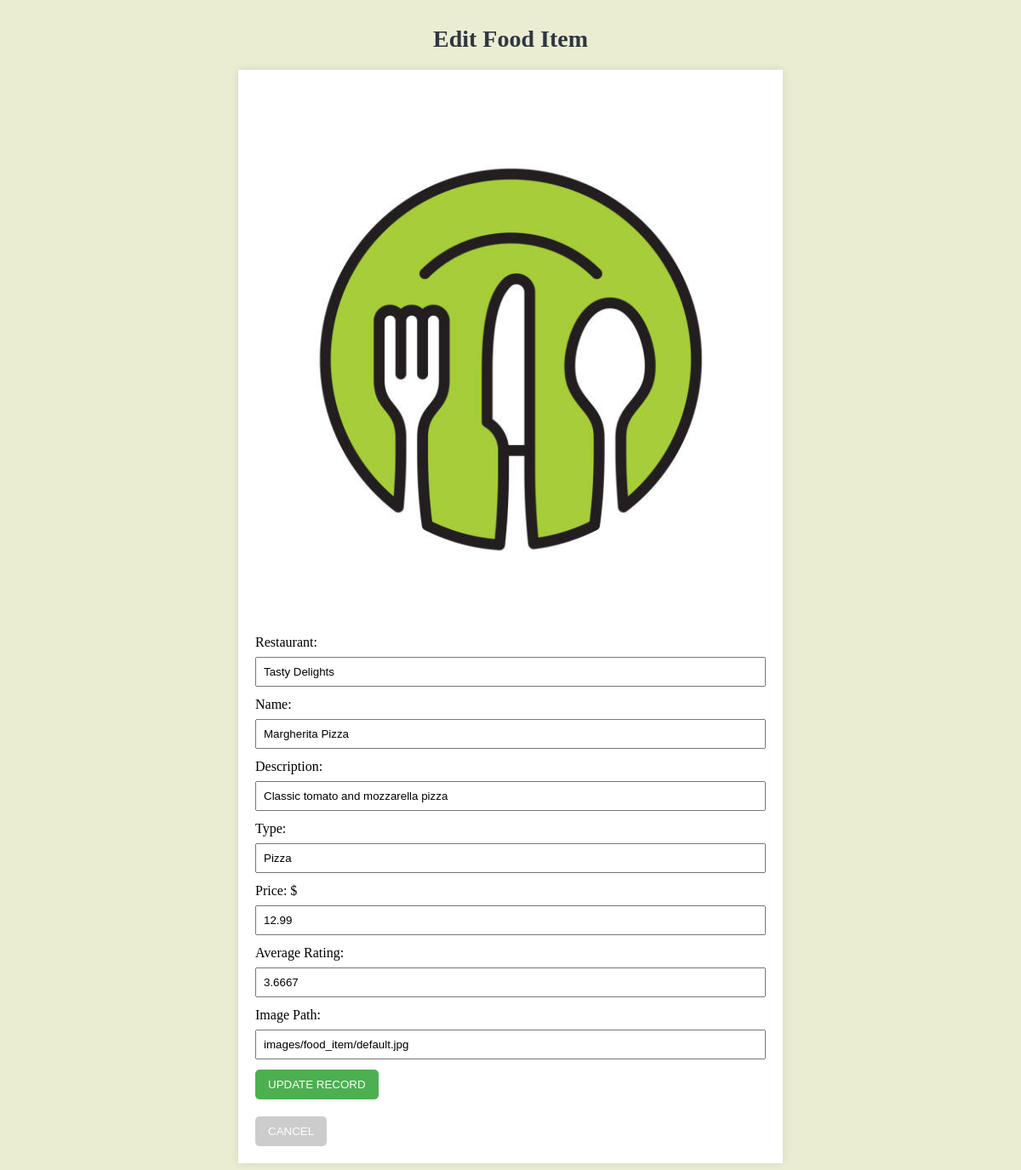
The app's page /food/food-update.php?food_item_id=1 with its own data.
### tables this page shows
CREATE TABLE `food_item` (
  `food_item_id` int(11) NOT NULL,
  `restaurant_id` int(11) NOT NULL,
  `name` varchar(255) NOT NULL,
  `description` text,
  `type` varchar(50) NOT NULL,
  `price` decimal(8,2) NOT NULL,
  `photo` varchar(255) DEFAULT NULL
);

CREATE TABLE `restaurant` (
  `restaurant_id` int(11) NOT NULL,
  `name` varchar(255) NOT NULL,
  `type` varchar(50) NOT NULL,
  `description` text,
  `address` varchar(255) NOT NULL,
  `phone` varchar(20) DEFAULT NULL,
  `website` varchar(255) DEFAULT NULL,
  `email` varchar(255) DEFAULT NULL,
  `photo` varchar(255) DEFAULT NULL,
  `user_id` int(11) DEFAULT NULL,
  `owner_name` varchar(255) DEFAULT NULL
);

### food/food-update.php (the view, shortened to what this page needs)
<!DOCTYPE html>
<html lang="en">
<head>
</head>
<body>
	<header>
        <h1>Edit Food Item</h1>
    </header>
<?php
require_once '../db/login.php';
$conn = new mysqli($hn, $un, $pw, $db);
if (isset($_GET['food_item_id'])) {
    $food_item_id = $_GET['food_item_id'];
    $query = "SELECT f.food_item_id, f.restaurant_id, f.name, rest.name AS 'r_name', f.description, f.type, f.price, f.photo, AVG(r.rating) AS 'rating' FROM food_item as f LEFT JOIN review as r ON f.food_item_id = r.food_item_id join restaurant as rest on f.restaurant_id = rest.restaurant_id
	WHERE f.food_item_id=$food_item_id
	GROUP BY food_item_id, restaurant_id, name, description, type, price, photo, r_name; ";
    $result = $conn->query($query);
    $rows = $result->num_rows;
    ?>
    <div class="container">
        <?php
        for ($j = 0; $j < $rows; $j++) {
            $row = $result->fetch_array(MYSQLI_ASSOC);
            $photo = $row['photo'];
            ?>
            <form action='food-update.php' method='post'>
                <img src='<?php echo $photo; ?>' alt='Food Item Photo'>
				<label for="r_name">Restaurant:</label>
                <input type='text' name='r_name' value='<?php echo $row['r_name']; ?>' readonly>
                <label for="name">Name:</label>
                <input type='text' name='name' value='<?php echo $row['name']; ?>' required>
                <label for="description">Description:</label>
                <input type='text' name='description' value='<?php echo $row['description']; ?>' required>
                <label for="type">Type:</label>
                <input type='text' name='type' value='<?php echo $row['type']; ?>' required>
                <label for="price">Price: $</label>
                <input type='number' name='price' value='<?php echo $row['price']; ?>' required>
				<label for="rating">Average Rating:</label>
                <input type='number' name='rating' value='<?php echo $row['rating']; ?>' required readonly>
                <label for="photo">Image Path:</label>
                <input type='text' name='photo' value='<?php echo $photo; ?>' required>
                <button type='submit' class='btn'>UPDATE RECORD</button>
            </form>
            <form action='food-details.php?food_item_id=<?php echo $row['food_item_id']; ?>' method='post'>
                <button type='submit' class='btn btn-cancel'>CANCEL</button>
            </form>
        <?php } ?>
    </div>
    <?php
}
?>
</body>
</html>

### food/food-update.php (style rules this page uses)
body { font-family: Times New Roman, sans-serif; background-color: #EBEDD3; margin: 0; padding: 0; }
h1 { text-align: center; margin-top: 30px; font-size: 28px; color: #2F363E; }
.container { max-width: 600px; margin: 20px auto; background-color: #fff; padding: 20px; box-shadow: 0 0 10px rgba(0, 0, 0, 0.1); }
form { margin-top: 20px; }
label { display: block; margin-bottom: 8px; }
input { width: 100%; padding: 8px; margin-bottom: 12px; box-sizing: border-box; }
img { max-width: 100%; height: auto; margin-bottom: 20px; }
.btn { background-color: #4caf50; color: #fff; padding: 10px 15px; border: none; cursor: pointer; border-radius: 5px; }
.btn-cancel { background-color: #ccc; }

### records on screen
food_item: photo (placeholder picture), r_name "Tasty Delights", name "Margherita Pizza", description "Classic tomato and mozzarella pizza", type "Pizza", price "12.99", rating "3.6667", photo "images/food_item/default.jpg"
